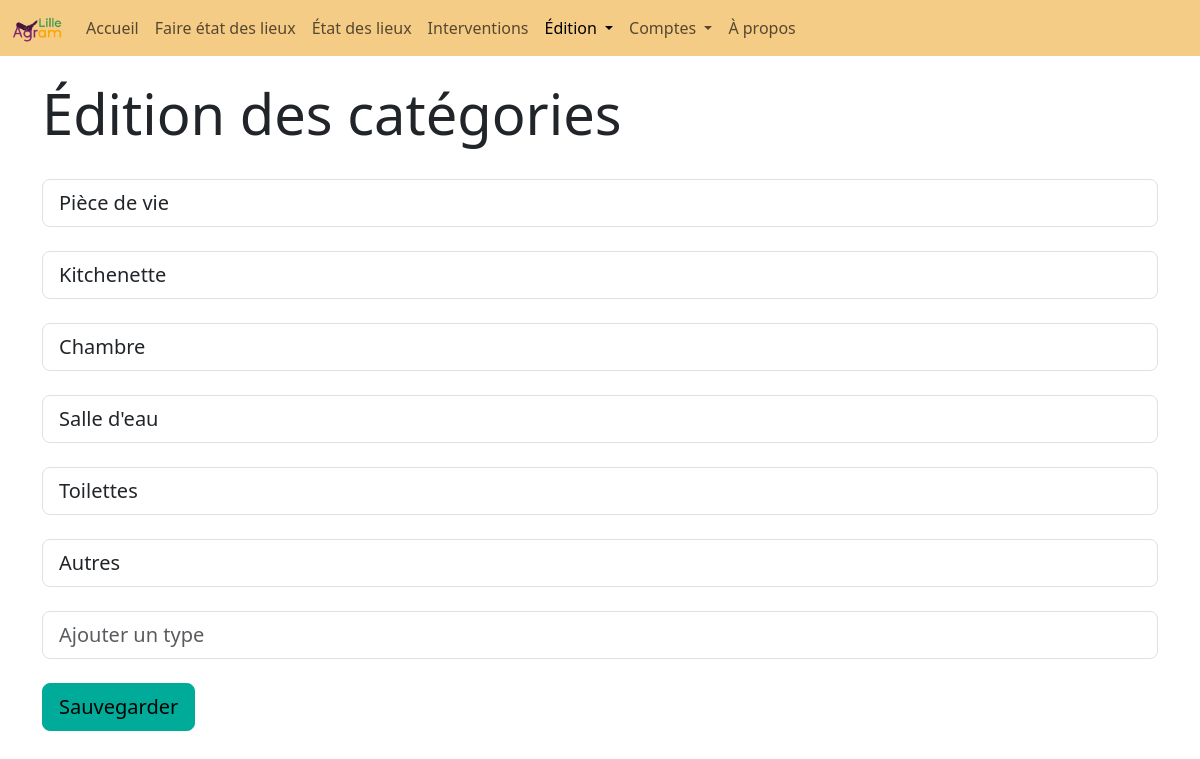
Page /modifier_categories (signed in) on the committed database.
### website/models.py (models this page shows)
class CategorieElement(db.Model):
    __tablename__ = "categorie_element"
    id = db.Column(db.Integer, primary_key=True)
    intitule = db.Column(db.String(100))

### website/blueprints/edition.py (the view)
@edition.route('modifier_categories', methods = ['GET', 'POST'])
@login_required
def modifier_categories():
    if request.method == 'POST':
        form = request.form
        updateCategorie(form)
    Categories = db.session.query(CategorieElement).all()
    return render_template('modifier_categories.html', active=activePage(4),  user=current_user, Categories=Categories)

### website/__init__.py (called while the page is built)
def create_app():
    app = Flask(__name__)
    secrey_key = uuid.uuid4().hex
    app.config['SECRET_KEY'] = "meow" #secrey_key
    app.config['SQLALCHEMY_DATABASE_URI'] = f'sqlite:///{DB_NAME}'
    db.init_app(app)
    from .blueprints.views import views
    from .blueprints.auth import auth
    from .blueprints.edition import edition
    from .blueprints.edl import edl
    app.register_blueprint(views, url_prefix = '/')
    app.register_blueprint(auth, url_prefix = '/')
    app.register_blueprint(edition, url_prefix = '/')
    app.register_blueprint(edl, url_prefix = '/')
    from .models import User
    with app.app_context():
        db.create_all()
    login_manager = LoginManager()
    login_manager.login_view = 'auth.login'
    login_manager.init_app(app)
    @login_manager.user_loader
    def load_user(id):
        return User.query.get(int(id))
    return app

### website/functions.py (called while the page is built)
def activePage(id: int) -> ...:
    len = 20
    active = len * ['']
    active[id] = 'active'
    return active

### website/templates/edition/modifier_categories.html
{% extends "base.html" %}
{% block content %}
<br>
<h1 class="display-4">Édition des catégories</h1>
<br>
<form method="post">
    {% for cat in Categories %}
        <input class="form-control form-control-lg" type="text" id="type" name="{{cat.id}}" value="{{cat.intitule}}" placeholder="Nom">
        <br>
    {% endfor %}
    <input class="form-control form-control-lg" type="text" id="type" name="newcatgeorie" value="" placeholder="Ajouter un type">
    <br>
    <button type="submit" class="btn btn-success btn-lg btn-block">Sauvegarder</button>
</form>
{% endblock %}

### website/templates/base.html (style rules this page uses)
body { padding-top: 56px; }

### rows in the picture
CategorieElement: intitule "Pièce de vie"
CategorieElement: intitule "Kitchenette"
CategorieElement: intitule "Chambre"
CategorieElement: intitule "Salle d'eau"
CategorieElement: intitule "Toilettes"
CategorieElement: intitule "Autres"
